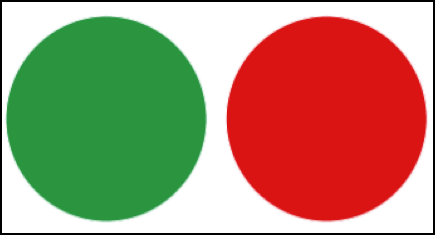
#> input picture python IP/testImage.png, 435 x 235 px
$ python colourThresTest.py
#> lines starting #> are read from the running program, lines starting #| are printed output that depends on the picture
#Test Result : +ve for image, vido not attempted
import cv2
import numpy as np

##############################
#set Threshold values
#############################
greenThresh_value = np.array(100, dtype=np.uint8)
redThresh_value = np.array(100, dtype=np.uint8)

# #############################
# #Read test Image
# ############################
img = cv2.imread('testImage.png',cv2.IMREAD_COLOR)
#> img is the input picture: shape (235, 435, 3); mean B, G, R 113.7, 140.6, 170.1

# ###Split image into Green and Red
greenImage = img[:,:,2]
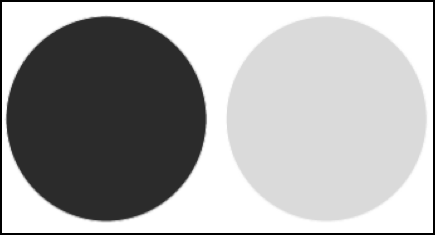
#> greenImage: shape (235, 435); min 0, max 255, mean 170.1
redImage = img[:,:,1]
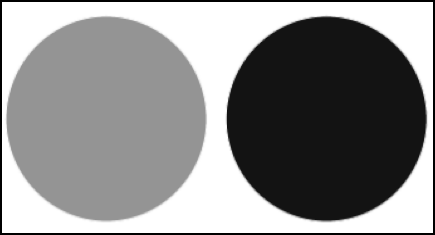
#> redImage: shape (235, 435); min 0, max 255, mean 140.6

# #############################
# #Processing
############################

#Thresholding
#> (the run stopped early here; a loop or call above may not have finished)
